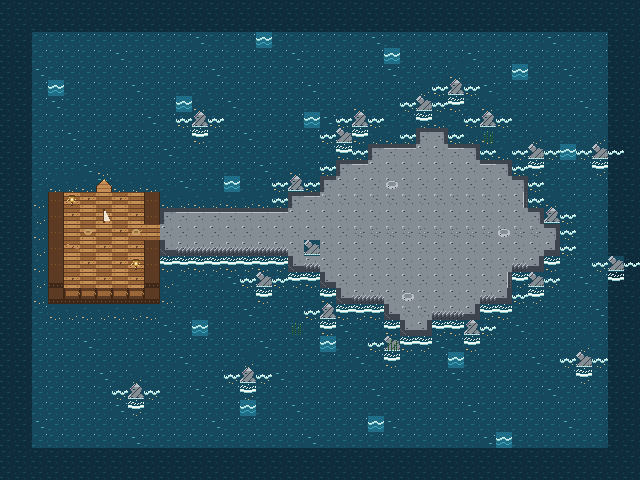

A level layout from a 2D game, rendered from its tile map. Below: a short description, then the map file with tile-grid data replaced by summaries:
An orthogonal 40x30 tile map with 16x16 px tiles, 2 tile layers (Ground, Decor), 1 hidden layer not drawn and 6 objects (5x npc, spawn).

<map version="1.10" tiledversion="1.10.2" orientation="orthogonal" renderorder="right-down" width="40" height="30" tilewidth="16" tileheight="16" infinite="0" nextlayerid="5" nextobjectid="7">
 <properties>
    <property name="legend" type="string" value="voyage_16 gids 1:deep 2:sea 3:sea_b 4:shallow 5:shallow_b 6:wave 7:sea_dark 8:shore 17:rock 18:rock_b 19:rock_crack 20:rock_wet 21:cliff_s 22:cliff_n 23:cliff_w 24:cliff_e 25:cliff_sw 26:cliff_se 27:cliff_nw 28:cliff_ne 29:peak 30:peak_b 31:rock_light 32:perch_ground 33:deck 34:deck_b 35:hull 36:hull_s 37:bow 38:stern 49:floor 50:floor_b 51:inlay 52:wall 53:tower 54:gate 55:sky 56:sky_b 57:sky_deep 58:dock 59:dock_b 65:foam 66:crash 67:cloud 68:cloud_sm 69:lantern 70:column 71:perch 72:wind 73:wind_b 74:olive 75:sail 76:oar 77:rope 78:reeds 81:bag_tl 82:bag_tr 83:bag_bl 84:bag_br 128:block" />
    <property name="collision" type="string" value="Layer is hidden. Any gid &gt; 0 blocks. Do not render it." />
    <property name="sprites" type="string" value="32x32, 4 frames x 8 dirs S SW W NW N NE E SE, origin bottom-center" />
    <property name="tileset" type="string" value="voyage_16" />
   </properties>
 <tileset firstgid="1" name="voyage_16" tilewidth="16" tileheight="16" tilecount="128" columns="16">
  <image source="../tilesets/voyage_16.png" width="256" height="128" />
 </tileset>
 <layer id="1" name="Ground" width="40" height="30">
  <data>[1200 cells, 1200 non-empty, 24 distinct tile ids]</data>
 </layer>
 <layer id="2" name="Decor" width="40" height="30">
  <data>[1200 cells, 95 non-empty, 8 distinct tile ids]</data>
 </layer>
 <layer id="3" name="Collision" width="40" height="30" visible="0">
  <data>[1200 cells, 1047 non-empty, 1 distinct tile ids]</data>
 </layer>
 <objectgroup id="4" name="Objects" draworder="topdown">
  <object id="1" name="spawn" type="spawn" x="104.0" y="256">
   <properties>
    <property name="facing" type="string" value="E" />
    <property name="tileX" type="int" value="6" />
    <property name="tileY" type="int" value="15" />
   </properties>
   <point />
  </object>
  <object id="2" name="crew_bow" type="npc" x="88.0" y="240">
   <properties>
    <property name="facing" type="string" value="E" />
    <property name="tileX" type="int" value="5" />
    <property name="tileY" type="int" value="14" />
    <property name="sprite" type="string" value="crew_lantern" />
   </properties>
   <point />
  </object>
  <object id="3" name="crew_stern" type="npc" x="120.0" y="272">
   <properties>
    <property name="facing" type="string" value="E" />
    <property name="tileX" type="int" value="7" />
    <property name="tileY" type="int" value="16" />
    <property name="sprite" type="string" value="crew_lantern" />
   </properties>
   <point />
  </object>
  <object id="4" name="siren_1" type="npc" x="392.0" y="192">
   <properties>
    <property name="facing" type="string" value="W" />
    <property name="tileX" type="int" value="24" />
    <property name="tileY" type="int" value="11" />
    <property name="sprite" type="string" value="siren" />
   </properties>
   <point />
  </object>
  <object id="5" name="siren_2" type="npc" x="504.0" y="240">
   <properties>
    <property name="facing" type="string" value="W" />
    <property name="tileX" type="int" value="31" />
    <property name="tileY" type="int" value="14" />
    <property name="sprite" type="string" value="siren" />
   </properties>
   <point />
  </object>
  <object id="6" name="siren_3" type="npc" x="408.0" y="304">
   <properties>
    <property name="facing" type="string" value="W" />
    <property name="tileX" type="int" value="25" />
    <property name="tileY" type="int" value="18" />
    <property name="sprite" type="string" value="siren" />
   </properties>
   <point />
  </object>
 </objectgroup>
</map>
